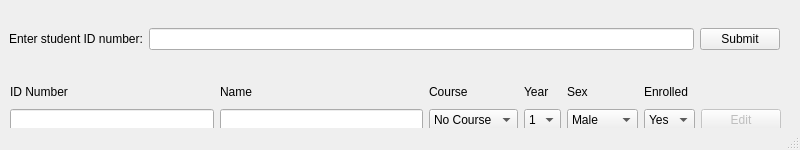
<?xml version="1.0" encoding="UTF-8"?>
<ui version="4.0">
 <class>editWindow</class>
 <widget class="QMainWindow" name="editWindow">
  <property name="geometry">
   <rect>
    <x>0</x>
    <y>0</y>
    <width>800</width>
    <height>150</height>
   </rect>
  </property>
  <property name="minimumSize">
   <size>
    <width>800</width>
    <height>150</height>
   </size>
  </property>
  <property name="maximumSize">
   <size>
    <width>800</width>
    <height>150</height>
   </size>
  </property>
  <property name="windowTitle">
   <string>Edit</string>
  </property>
  <widget class="QWidget" name="centralwidget">
   <widget class="QWidget" name="gridLayoutWidget">
    <property name="geometry">
     <rect>
      <x>9</x>
      <y>-1</y>
      <width>771</width>
      <height>81</height>
     </rect>
    </property>
    <layout class="QGridLayout" name="gridLayout">
     <item row="0" column="0">
      <widget class="QLabel" name="label">
       <property name="text">
        <string>Enter student ID number:</string>
       </property>
      </widget>
     </item>
     <item row="0" column="1">
      <widget class="QLineEdit" name="editInput"/>
     </item>
     <item row="0" column="2">
      <widget class="QPushButton" name="submitButton">
       <property name="text">
        <string>Submit</string>
       </property>
      </widget>
     </item>
    </layout>
   </widget>
   <widget class="QWidget" name="gridLayoutWidget_2">
    <property name="geometry">
     <rect>
      <x>10</x>
      <y>80</y>
      <width>771</width>
      <height>51</height>
     </rect>
    </property>
    <layout class="QGridLayout" name="gridLayout_2">
     <item row="1" column="1">
      <widget class="QLineEdit" name="nameInput"/>
     </item>
     <item row="1" column="4">
      <widget class="QComboBox" name="sexInput">
       <item>
        <property name="text">
         <string>Male</string>
        </property>
       </item>
       <item>
        <property name="text">
         <string>Female</string>
        </property>
       </item>
      </widget>
     </item>
     <item row="1" column="0">
      <widget class="QLineEdit" name="idNumberInput"/>
     </item>
     <item row="1" column="6">
      <widget class="QPushButton" name="editSubmitButton">
       <property name="enabled">
        <bool>false</bool>
       </property>
       <property name="text">
        <string>Edit</string>
       </property>
      </widget>
     </item>
     <item row="1" column="3">
      <widget class="QComboBox" name="yearInput">
       <item>
        <property name="text">
         <string>1</string>
        </property>
       </item>
       <item>
        <property name="text">
         <string>2</string>
        </property>
       </item>
       <item>
        <property name="text">
         <string>3</string>
        </property>
       </item>
       <item>
        <property name="text">
         <string>4</string>
        </property>
       </item>
      </widget>
     </item>
     <item row="1" column="5">
      <widget class="QComboBox" name="enrolledInput">
       <item>
        <property name="text">
         <string>Yes</string>
        </property>
       </item>
       <item>
        <property name="text">
         <string>No</string>
        </property>
       </item>
      </widget>
     </item>
     <item row="0" column="0">
      <widget class="QLabel" name="label_2">
       <property name="text">
        <string>ID Number</string>
       </property>
      </widget>
     </item>
     <item row="0" column="1">
      <widget class="QLabel" name="label_3">
       <property name="text">
        <string>Name</string>
       </property>
      </widget>
     </item>
     <item row="0" column="2">
      <widget class="QLabel" name="label_4">
       <property name="text">
        <string>Course</string>
       </property>
      </widget>
     </item>
     <item row="0" column="3">
      <widget class="QLabel" name="label_5">
       <property name="text">
        <string>Year</string>
       </property>
      </widget>
     </item>
     <item row="0" column="4">
      <widget class="QLabel" name="label_6">
       <property name="text">
        <string>Sex</string>
       </property>
      </widget>
     </item>
     <item row="0" column="5">
      <widget class="QLabel" name="label_7">
       <property name="text">
        <string>Enrolled</string>
       </property>
      </widget>
     </item>
     <item row="1" column="2">
      <widget class="QComboBox" name="courseInput">
       <item>
        <property name="text">
         <string>No Course</string>
        </property>
       </item>
      </widget>
     </item>
    </layout>
   </widget>
  </widget>
  <widget class="QStatusBar" name="statusbar"/>
 </widget>
 <resources/>
 <connections/>
</ui>
